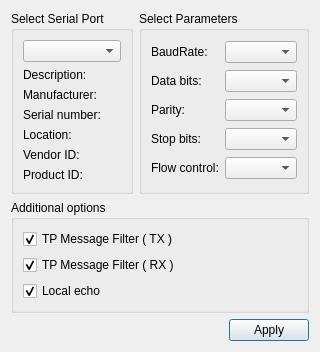
<?xml version="1.0" encoding="UTF-8"?>
<ui version="4.0">
 <class>SettingsDialog</class>
 <widget class="QDialog" name="SettingsDialog">
  <property name="geometry">
   <rect>
    <x>0</x>
    <y>0</y>
    <width>281</width>
    <height>351</height>
   </rect>
  </property>
  <property name="windowTitle">
   <string>Settings</string>
  </property>
  <layout class="QGridLayout" name="gridLayout_3">
   <item row="0" column="1">
    <widget class="QGroupBox" name="parametersBox">
     <property name="title">
      <string>Select Parameters</string>
     </property>
     <layout class="QGridLayout" name="gridLayout_2">
      <item row="0" column="0">
       <widget class="QLabel" name="baudRateLabel">
        <property name="text">
         <string>BaudRate:</string>
        </property>
       </widget>
      </item>
      <item row="0" column="1">
       <widget class="QComboBox" name="baudRateBox"/>
      </item>
      <item row="1" column="0">
       <widget class="QLabel" name="dataBitsLabel">
        <property name="text">
         <string>Data bits:</string>
        </property>
       </widget>
      </item>
      <item row="1" column="1">
       <widget class="QComboBox" name="dataBitsBox"/>
      </item>
      <item row="2" column="0">
       <widget class="QLabel" name="parityLabel">
        <property name="text">
         <string>Parity:</string>
        </property>
       </widget>
      </item>
      <item row="2" column="1">
       <widget class="QComboBox" name="parityBox"/>
      </item>
      <item row="3" column="0">
       <widget class="QLabel" name="stopBitsLabel">
        <property name="text">
         <string>Stop bits:</string>
        </property>
       </widget>
      </item>
      <item row="3" column="1">
       <widget class="QComboBox" name="stopBitsBox"/>
      </item>
      <item row="4" column="0">
       <widget class="QLabel" name="flowControlLabel">
        <property name="text">
         <string>Flow control:</string>
        </property>
       </widget>
      </item>
      <item row="4" column="1">
       <widget class="QComboBox" name="flowControlBox"/>
      </item>
     </layout>
    </widget>
   </item>
   <item row="0" column="0">
    <widget class="QGroupBox" name="selectBox">
     <property name="title">
      <string>Select Serial Port</string>
     </property>
     <layout class="QGridLayout" name="gridLayout">
      <item row="0" column="0">
       <widget class="QComboBox" name="serialPortInfoListBox"/>
      </item>
      <item row="1" column="0">
       <widget class="QLabel" name="descriptionLabel">
        <property name="text">
         <string>Description:</string>
        </property>
       </widget>
      </item>
      <item row="2" column="0">
       <widget class="QLabel" name="manufacturerLabel">
        <property name="text">
         <string>Manufacturer:</string>
        </property>
       </widget>
      </item>
      <item row="3" column="0">
       <widget class="QLabel" name="serialNumberLabel">
        <property name="text">
         <string>Serial number:</string>
        </property>
       </widget>
      </item>
      <item row="4" column="0">
       <widget class="QLabel" name="locationLabel">
        <property name="text">
         <string>Location:</string>
        </property>
       </widget>
      </item>
      <item row="5" column="0">
       <widget class="QLabel" name="vidLabel">
        <property name="text">
         <string>Vendor ID:</string>
        </property>
       </widget>
      </item>
      <item row="6" column="0">
       <widget class="QLabel" name="pidLabel">
        <property name="text">
         <string>Product ID:</string>
        </property>
       </widget>
      </item>
     </layout>
    </widget>
   </item>
   <item row="2" column="0" colspan="2">
    <layout class="QHBoxLayout" name="horizontalLayout">
     <item>
      <spacer name="horizontalSpacer">
       <property name="orientation">
        <enum>Qt::Horizontal</enum>
       </property>
       <property name="sizeHint" stdset="0">
        <size>
         <width>96</width>
         <height>20</height>
        </size>
       </property>
      </spacer>
     </item>
     <item>
      <widget class="QPushButton" name="applyButton">
       <property name="text">
        <string>Apply</string>
       </property>
      </widget>
     </item>
    </layout>
   </item>
   <item row="1" column="0" colspan="2">
    <widget class="QGroupBox" name="additionalOptionsGroupBox">
     <property name="title">
      <string>Additional options</string>
     </property>
     <layout class="QVBoxLayout" name="verticalLayout">
      <item>
       <widget class="QCheckBox" name="tpTxCheckBox">
        <property name="toolTip">
         <string extracomment="Filter TP Messages"/>
        </property>
        <property name="text">
         <string>TP Message Filter ( TX )</string>
        </property>
        <property name="checked">
         <bool>true</bool>
        </property>
        <property name="tristate">
         <bool>false</bool>
        </property>
       </widget>
      </item>
      <item>
       <widget class="QCheckBox" name="tpRxCheckBox">
        <property name="text">
         <string>TP Message Filter ( RX )</string>
        </property>
        <property name="checked">
         <bool>true</bool>
        </property>
       </widget>
      </item>
      <item>
       <widget class="QCheckBox" name="localEchoCheckBox">
        <property name="text">
         <string>Local echo</string>
        </property>
        <property name="checked">
         <bool>true</bool>
        </property>
       </widget>
      </item>
     </layout>
    </widget>
   </item>
  </layout>
 </widget>
 <resources/>
 <connections/>
</ui>
